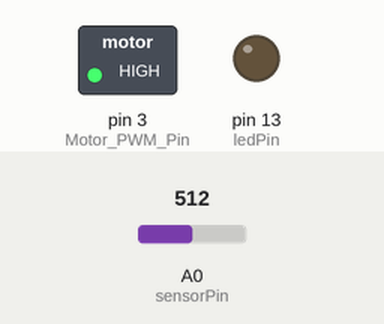
Recording of a sketch running on a simulated Arduino Uno, built with avr-gcc and run on an emulated ATmega328P. Shown: switched loads named in the sketch (green lamp = pin HIGH), output pins drawn as LEDs (lit = HIGH). The test bench sets the inputs (shaded band); at power-on: A0 (sensorPin) = 512.

Above: at 1.2 s.
1.3 s: A0 (sensorPin) set to 528
At 1.6 s:
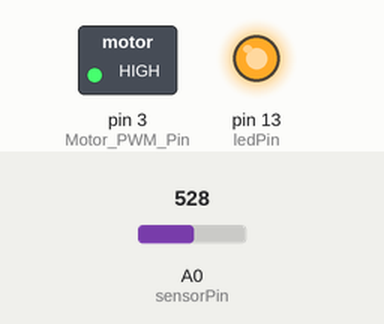
2.8 s: A0 (sensorPin) set to 511
At 3.9 s:
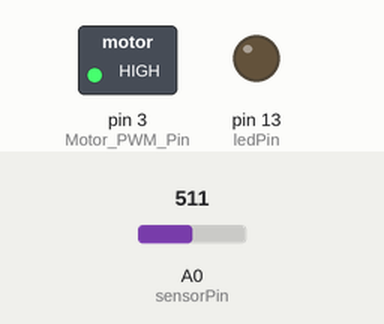
4.3 s: A0 (sensorPin) set to 716
At 5.1 s:
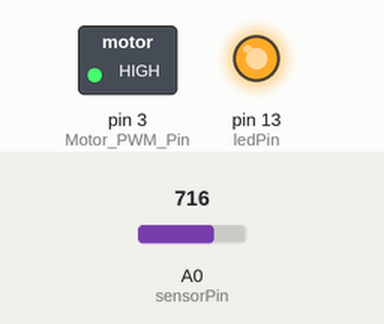
Timing chart, 0 to 7.3 s (numbered marks = the images above; inputs shaded):
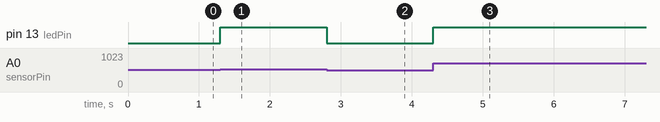

Measured:
- the behaviour switches between 512 and 513 on A0 (sensorPin) (found by bisection; images 0 and 1)
- after the input at 1.3 s, pin 13 (ledPin): LOW → HIGH at once
- after the input at 2.8 s, pin 13 (ledPin): HIGH → LOW at once
- after the input at 4.3 s, pin 13 (ledPin): LOW → HIGH at once

The sketch:

rpm-calc.ino
```cpp
/* Estimate the RPM - Revolutions Per Minute
*/

int sensorPin = A0;    // select the input pin for the potentiometer
int sensorValue = 0;  // variable to store the value coming from the sensor
int ledPin = 13;      // select the pin for the LED
int Motor_PWM_Pin = 3;      // select the pin for the LED
int Motor_Power_Level = 255;      // select the pin for the LED
int breaks_in_wheel = 20; // the number of holes in the disk
int transitions_per_rev = breaks_in_wheel * 2;
unsigned long total_transitions = 0; // number of times we change


int current_value = 0; // current value of sensor 1=HIGH or 0=LOW
int last_value = 0; // last value of sensor 1=HIGH or 0=LOW
int counter; // number of loops since change
float rpm; // revolutions per minute
unsigned long ms_at_last_change = 0; // number of MS at last change
unsigned long ms_since_change = 0;  // ms since last change
unsigned long ms_at_last_rpm_calculation = 0; // number of MS at last change
unsigned long rotation_time; // time to make one full rotation

void setup() {
  // declare the ledPin as an OUTPUT:
  pinMode(ledPin, OUTPUT);
  pinMode(Motor_PWM_Pin, OUTPUT);
  analogWrite(Motor_PWM_Pin, Motor_Power_Level);
  Serial.begin(115200);
}

void loop() {
  unsigned long current_ms = millis();

  // read the value from the sensor:
  sensorValue = analogRead(sensorPin);

  if (sensorValue > 512) {
    current_value = 1;
    digitalWrite(ledPin, HIGH);
  }
  else {
    current_value = 0;
    digitalWrite(ledPin, LOW);
  }

  // check to see if we have a new value
  if (current_value == last_value) {
    counter++;
  }
  else {
    // Serial.print("Value changed counter=");
    // Serial.print(counter);
    total_transitions++;
    ms_since_change = current_ms - ms_at_last_change;
    ms_at_last_change = current_ms;

    // Serial.print(" ms=");
    // Serial.println(ms_since_change);
    // every N*2 trasitions we can recalculate the RPM
    if (!(total_transitions % transitions_per_rev)) {
      rotation_time = current_ms - ms_at_last_rpm_calculation; // time since last rotation
      // RPM is the inverse of ms per change
      Serial.print("Rotation time=");
      Serial.print(rotation_time);
      // The RPM is over 60 seconds and x1000 to convert from ms to seconds
      rpm = 60000.0 / rotation_time;
      Serial.print("ms RPM=");
      Serial.println(rpm);
      ms_at_last_rpm_calculation = current_ms;
    }
    counter = 0;
    last_value = current_value;
  }
}
```
